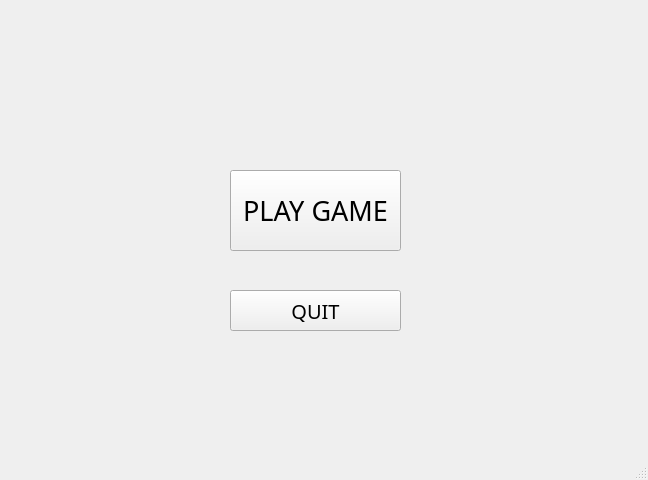
<?xml version="1.0" encoding="UTF-8"?>
<ui version="4.0">
 <class>MainWindow</class>
 <widget class="QMainWindow" name="MainWindow">
  <property name="geometry">
   <rect>
    <x>0</x>
    <y>0</y>
    <width>648</width>
    <height>480</height>
   </rect>
  </property>
  <property name="windowTitle">
   <string>MainWindow</string>
  </property>
  <widget class="QWidget" name="centralwidget">
   <widget class="QPushButton" name="pushButton">
    <property name="geometry">
     <rect>
      <x>230</x>
      <y>170</y>
      <width>171</width>
      <height>81</height>
     </rect>
    </property>
    <property name="font">
     <font>
      <family>Rajdhani Medium</family>
      <pointsize>20</pointsize>
     </font>
    </property>
    <property name="text">
     <string>PLAY GAME</string>
    </property>
   </widget>
   <widget class="QPushButton" name="pushButton_2">
    <property name="geometry">
     <rect>
      <x>230</x>
      <y>290</y>
      <width>171</width>
      <height>41</height>
     </rect>
    </property>
    <property name="font">
     <font>
      <family>Rajdhani Medium</family>
      <pointsize>15</pointsize>
      <weight>50</weight>
      <italic>false</italic>
      <bold>false</bold>
      <underline>false</underline>
      <stylestrategy>PreferDefault</stylestrategy>
      <kerning>true</kerning>
     </font>
    </property>
    <property name="text">
     <string>QUIT</string>
    </property>
   </widget>
  </widget>
  <widget class="QMenuBar" name="menubar">
   <property name="geometry">
    <rect>
     <x>0</x>
     <y>0</y>
     <width>648</width>
     <height>21</height>
    </rect>
   </property>
  </widget>
  <widget class="QStatusBar" name="statusbar"/>
 </widget>
 <resources/>
 <connections/>
</ui>
